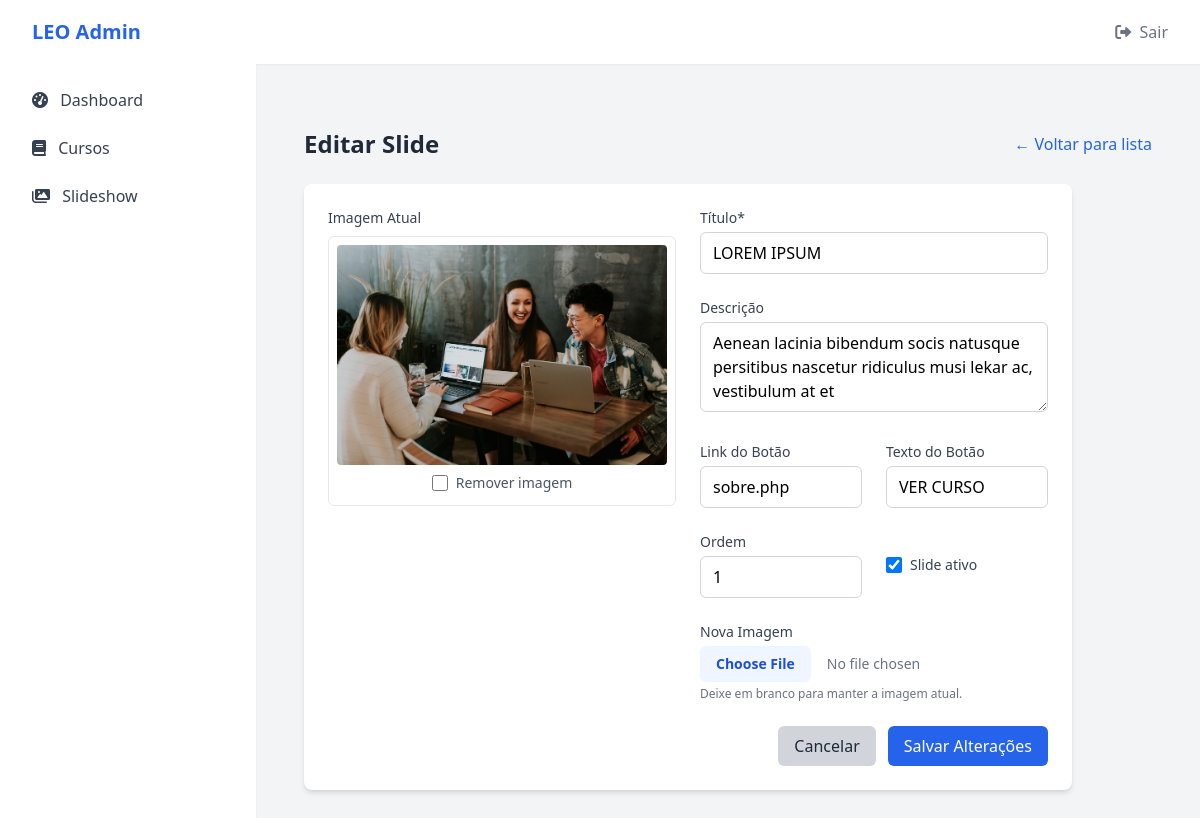
The page /admin/slideshow/editar.php?id=1 (signed in) on the database its author committed.
### tables this page shows
CREATE TABLE `slideshow` (
  `id` int(11) NOT NULL AUTO_INCREMENT,
  `titulo` varchar(255) NOT NULL,
  `descricao` text DEFAULT NULL,
  `imagem` varchar(255) NOT NULL,
  `link_botao` varchar(255) DEFAULT NULL,
  `texto_botao` varchar(50) DEFAULT 'VER CURSO',
  `ordem` int(11) DEFAULT 0,
  `ativo` tinyint(1) DEFAULT 1,
  `criado_em` timestamp NOT NULL DEFAULT current_timestamp(),
  `atualizado_em` timestamp NOT NULL DEFAULT current_timestamp() ON UPDATE current_timestamp(),
  PRIMARY KEY (`id`)
);

### admin/slideshow/editar.php (the view, shortened to what this page needs)
<?php
require '../../includes/db.php';
$slideId = $_GET['id'];
try {
    $stmt = $pdo->prepare("SELECT * FROM slideshow WHERE id = ?");
    $stmt->execute([$slideId]);
    $slide = $stmt->fetch();
} catch (PDOException $e) {
    die("Erro ao carregar slide: " . $e->getMessage());
}
include '../includes/header.php';
?>
<div class="container mx-auto px-4 py-8">
    <div class="flex items-center justify-between mb-6">
        <h1 class="text-2xl font-bold text-gray-800">Editar Slide</h1>
        <a href="index.php" class="text-blue-600 hover:text-blue-800">
            ← Voltar para lista
        </a>
    </div>
    <form action="salvar.php" method="POST" enctype="multipart/form-data" class="max-w-3xl bg-white p-6 rounded-lg shadow-md">
        <div class="mb-6 grid grid-cols-1 md:grid-cols-2 gap-6">
            <div>
                <label class="block text-sm font-medium text-gray-700 mb-2">Imagem Atual</label>
                <div class="border border-gray-200 rounded-md p-2">
                    <?php if ($slide['imagem']): ?>
                        <img src="../../assets/images/slideshow/<?= htmlspecialchars($slide['imagem']) ?>"
                             alt="Imagem atual do slide"
                             class="w-full h-auto rounded">
                        <div class="mt-2 text-center">
                            <label class="inline-flex items-center">
                                <input type="checkbox" name="remover_imagem" class="h-4 w-4 text-blue-600">
                                <span class="ml-2 text-sm text-gray-600">Remover imagem</span>
                            </label>
                        </div>
                    <?php endif; ?>
                </div>
            </div>
            <div class="space-y-6">
                <div>
                    <label for="titulo" class="block text-sm font-medium text-gray-700 mb-1">Título*</label>
                    <input type="text" id="titulo" name="titulo" required
                           value="<?= htmlspecialchars($slide['titulo']) ?>"
                           class="w-full px-3 py-2 border border-gray-300 rounded-md focus:outline-none focus:ring-2 focus:ring-blue-500">
                </div>
                <div>
                    <label for="descricao" class="block text-sm font-medium text-gray-700 mb-1">Descrição</label>
                    <textarea id="descricao" name="descricao" rows="3"
                              class="w-full px-3 py-2 border border-gray-300 rounded-md focus:outline-none focus:ring-2 focus:ring-blue-500"><?= htmlspecialchars($slide['descricao']) ?></textarea>
                </div>
                <div class="grid grid-cols-1 md:grid-cols-2 gap-6">
                    <div>
                        <label for="link_botao" class="block text-sm font-medium text-gray-700 mb-1">Link do Botão</label>
                        <input type="text" id="link_botao" name="link_botao"
                               value="<?= htmlspecialchars($slide['link_botao']) ?>"
                               class="w-full px-3 py-2 border border-gray-300 rounded-md focus:outline-none focus:ring-2 focus:ring-blue-500">
                    </div>
                    <div>
                        <label for="texto_botao" class="block text-sm font-medium text-gray-700 mb-1">Texto do Botão</label>
                        <input type="text" id="texto_botao" name="texto_botao"
                               value="<?= htmlspecialchars($slide['texto_botao'] ?? 'VER CURSO') ?>"
                               class="w-full px-3 py-2 border border-gray-300 rounded-md focus:outline-none focus:ring-2 focus:ring-blue-500">
                    </div>
                </div>
                <div class="grid grid-cols-1 md:grid-cols-2 gap-6">
                    <div>
                        <label for="ordem" class="block text-sm font-medium text-gray-700 mb-1">Ordem</label>
                        <input type="number" id="ordem" name="ordem" min="1"
                               value="<?= $slide['ordem'] ?>"
                               class="w-full px-3 py-2 border border-gray-300 rounded-md focus:outline-none focus:ring-2 focus:ring-blue-500">
                    </div>
                    <div class="flex items-center">
                        <input type="checkbox" id="ativo" name="ativo"
                               <?= $slide['ativo'] ? 'checked' : '' ?>
                               class="h-4 w-4 text-blue-600 focus:ring-blue-500 border-gray-300 rounded">
                        <label for="ativo" class="ml-2 block text-sm text-gray-700">
                            Slide ativo
                        </label>
                    </div>
                </div>
                <div>
                    <label for="imagem" class="block text-sm font-medium text-gray-700 mb-1">Nova Imagem</label>
                    <input type="file" id="imagem" name="imagem" accept="image/*"
                           class="w-full text-sm text-gray-500 file:mr-4 file:py-2 file:px-4 file:rounded-md file:border-0 file:text-sm file:font-semibold file:bg-blue-50 file:text-blue-700 hover:file:bg-blue-100">
                    <p class="mt-1 text-xs text-gray-500">Deixe em branco para manter a imagem atual.</p>
                </div>
            </div>
        </div>
        <div class="flex justify-end space-x-3">
            <a href="index.php" class="bg-gray-300 hover:bg-gray-400 text-gray-800 px-4 py-2 rounded-md">Cancelar</a>
            <button type="submit" class="bg-blue-600 hover:bg-blue-700 text-white px-4 py-2 rounded-md">Salvar Alterações</button>
        </div>
    </form>
</div>
<?php include '../includes/footer.php'; ?>

### rows shown on the page
slideshow: imagem (picture), titulo "LOREM IPSUM", descricao "Aenean lacinia bibendum socis natusque persitibus nascetur ridiculus musi lekar ac, vestibulum at et", link_botao "sobre.php", texto_botao "VER CURSO", ordem "1", ativo "☑"
